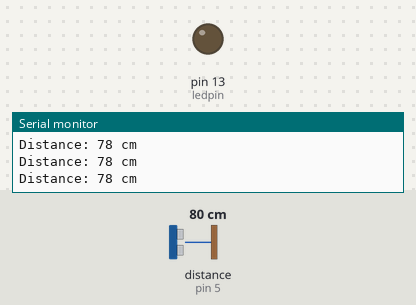
The sketch below on a simulated Arduino Uno, built with avr-gcc and run on an emulated ATmega328P. On the bench: output pins drawn as LEDs (lit = HIGH), the last lines printed to the serial monitor. Wiring (inferred from the names in the program): ultrasonic range finder: trigger pin 6; echo pin 5. The test bench sets the inputs (shaded band); at power-on: distance to the obstacle (sensor on pin 5) 80 cm. The echo pulse lasts 58.3 µs per cm; pins used as bus, display or sensor lines are not drawn.

Above: at 1.2 s.
1.3 s: distance to the obstacle (sensor on pin 5) set to 12 cm
4.3 s: distance to the obstacle (sensor on pin 5) set to 9 cm
At 5.3 s:
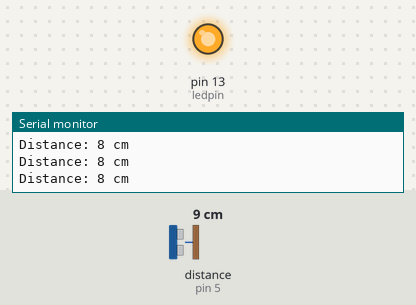
5.8 s: distance to the obstacle (sensor on pin 5) set to 18 cm
At 7.0 s:
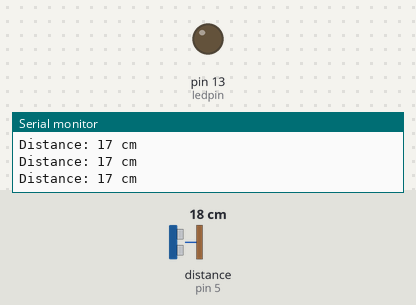
Timing chart, 0 to 8.8 s (numbered marks = the images above; inputs shaded):
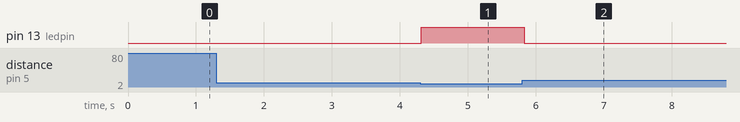

The sketch:

ultrasonic_sensor_test.ino
```cpp
#define echoPin 5 // attach pin D2 Arduino to pin Echo of HC-SR04
#define trigPin 6 //attach pin D3 Arduino to pin Trig of HC-SR04
long duration; // variable for the duration of sound wave travel
int distance; // variable for the distance measurement
int ledpin=13;
void setup() {
  pinMode(trigPin, OUTPUT); // Sets the trigPin as an OUTPUT
  pinMode(echoPin, INPUT); // Sets the echoPin as an INPUT
  Serial.begin(9600); // // Serial Communication is starting with 9600 of baudrate speed
  Serial.println("Ultrasonic Sensor HC-SR04 Test"); // print some text in Serial Monitor
  Serial.println("with Arduino UNO R3");
  pinMode(ledpin,OUTPUT);
}
void loop() {
  // Clears the trigPin condition
  digitalWrite(trigPin, LOW);
  delayMicroseconds(2);
  // Sets the trigPin HIGH (ACTIVE) for 10 microseconds
  digitalWrite(trigPin, HIGH);
  delayMicroseconds(10);
  digitalWrite(trigPin, LOW);
  // Reads the echoPin, returns the sound wave travel time in microseconds
  duration = pulseIn(echoPin, HIGH);
  // Calculating the distance
  distance = duration * 0.034 / 2; // Speed of sound wave divided by 2 (go and back)
  // Displays the distance on the Serial Monitor
  Serial.print("Distance: ");
  Serial.print(distance);
  Serial.println(" cm");
  if(distance<10)
  {
   digitalWrite(ledpin,HIGH);
  }
  else
  {
    digitalWrite(ledpin,LOW);
  }
}
```

Measured:
- the behaviour switches between 11 and 10 cm on distance to the obstacle (sensor on pin 5) (found by bisection; images 0 and 1)
- after the input at 4.3 s, pin 13 (ledpin): LOW → HIGH at once
- after the input at 5.8 s, pin 13 (ledpin): HIGH → LOW at once
